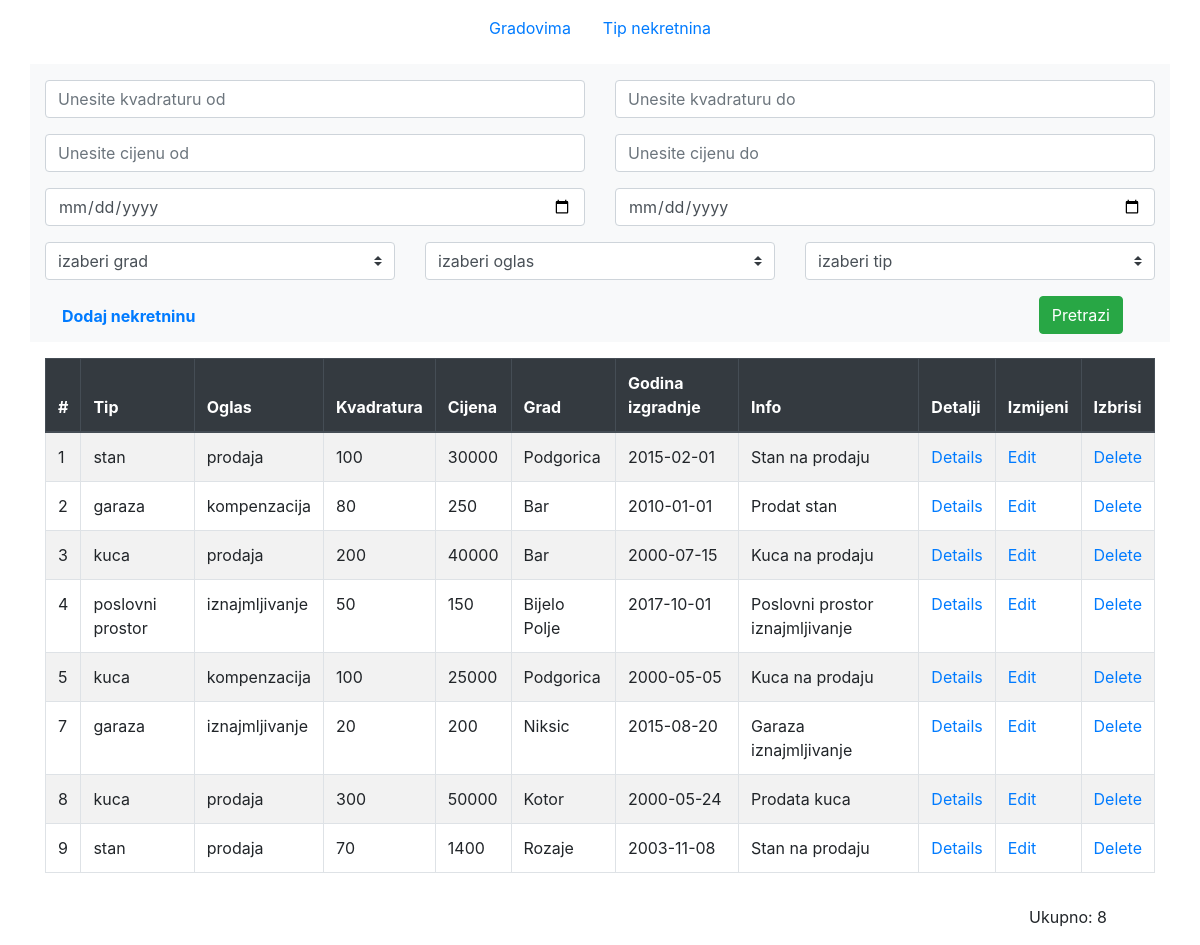
/agencija-za-nekretnine/index.php, run on the app's committed database.
### tables this page shows
CREATE TABLE `real_estate` (
  `id` int(11) NOT NULL,
  `size` varchar(255) NOT NULL,
  `price` varchar(255) NOT NULL,
  `construction_year` date NOT NULL,
  `info` varchar(255) DEFAULT NULL,
  `image` varchar(255) DEFAULT './uploads/no_image.png',
  `city_id` int(11) DEFAULT NULL,
  `ad_id` int(11) DEFAULT NULL,
  `type_of_real_estate_id` int(11) DEFAULT NULL
);

CREATE TABLE `type_of_real_estate` (
  `id` int(11) NOT NULL,
  `name` varchar(255) NOT NULL
);

CREATE TABLE `ad` (
  `id` int(11) NOT NULL,
  `name` varchar(255) NOT NULL
);

CREATE TABLE `city` (
  `id` int(11) NOT NULL,
  `name` varchar(255) NOT NULL
);

### agencija-za-nekretnine/index.php (the view, shortened to what this page needs)
<?php
    include 'db_conn.php';
    $where_arr = [];
    $where_arr[] = " 1=1 ";
    $where_str = implode( "AND",$where_arr);
    $upit = "SELECT real_estate.*,
                    city.name as city_name,
                    ad.name as ad_name,
                    type_of_real_estate.name as type_of_real_estate_name
            FROM real_estate, city, ad, type_of_real_estate
            WHERE $where_str
            AND real_estate.city_id = city.id
            AND real_estate.ad_id = ad.id
            AND real_estate.type_of_real_estate_id = type_of_real_estate.id
            ORDER BY real_estate.id ASC";
    $result = mysqli_query($db_conn, $upit);
    $count = mysqli_num_rows($result);
?>
<!DOCTYPE html>
<html lang="en">
<head>
    <?php include 'bootstrap.php' ?>
</head>
<body>
    <ul class="nav justify-content-center mt-2 mb-3">
        <li class="nav-item">
            <a class="nav-link active" href="./manage_city.php">Gradovima</a>
        </li>
        <li class="nav-item">
            <a class="nav-link active" href="./manage_type_of_real_estate.php">Tip nekretnina</a>
        </li>
    </ul>
    <div class="container bg-light">
    <form action="./index.php" method="GET">
    <div class="row">
        <div class="col mt-3">
            <input class="form-control" type="number" name="size1" placeholder="Unesite kvadraturu od">
        </div>
        <div class="col mt-3">
            <input class="form-control" type="number" name="size2" placeholder="Unesite kvadraturu do">
        </div>
    </div>
    <div class="row">
        <div class="col mt-3">
            <input class="form-control" type="number" name="price1" placeholder="Unesite cijenu od">
        </div>
        <div class="col mt-3">
            <input class="form-control" type="number" name="price2" placeholder="Unesite cijenu do">
        </div>
    </div>
    <div class="row">
        <div class="col mt-3">
            <input class="form-control" type="date" name="date1" placeholder="Unesite datum od">
        </div>
        <div class="col mt-3">
            <input class="form-control" type="date" name="date2" placeholder="Unesite datum do">
        </div>
    </div>
    <div class="row">
        <div class="col mt-3">
        <select class="custom-select" name="city_id" id="">
            <option value="">izaberi grad</option>
        </select>
        </div>
        <div class="col mt-3">
        <select class="custom-select" name="ad_id" id="">
            <option value="">izaberi oglas</option>
        </select>
        </div>
        <div class="col mt-3">
        <select class="custom-select" name="type_of_real_estate_id" id="">
            <option value="">izaberi tip</option>
        </select>
        </div>
        </div>
        <div class="row">
            <a class="nav-link active mt-3 ml-3" href="./create_real_estate.php"><b>Dodaj nekretninu</b></a>
            <div class="col mb-2 mr-3">
                <button class=" btn btn-success mt-3 float-right mr-3">Pretrazi</button>
            </div>
        </div>
        </div>
    <div class="container mt-3">
    <table class="table table-striped table-bordered">
        <thead class="thead-dark">
            <tr>
                <th>#</th>
                <th>Tip</th>
                <th>Oglas</th>
                <th>Kvadratura</th>
                <th>Cijena</th>
                <th>Grad</th>
                <th>Godina izgradnje</th>
                <th>Info</th>
                <th>Detalji</th>
                <th>Izmijeni</th>
                <th>Izbrisi</th>
            </tr>
        </thead>
        <tbody>
        <?php
            while($row = mysqli_fetch_assoc($result) ){
                $temp_id = $row['id'];
                $linkDetails = "<a href=\"details_real_estate.php?id=$temp_id\">Details</a>";
                $linkEdit = "<a href=\"edit_form_real_estate.php?id=$temp_id\">Edit</a>";
                $linkDelete = "<a href=\"delete_real_estate.php?id=$temp_id\">Delete</a>";
                echo "<tr>";
                echo "  <td>".$row['id']."</td>";
                echo "  <td>".$row['type_of_real_estate_name']."</td>";
                echo "  <td>".$row['ad_name']."</td>";
                echo "  <td>".$row['size']."</td>";
                echo "  <td>".$row['price']."</td>";
                echo "  <td>".$row['city_name']."</td>";
                echo "  <td>".$row['construction_year']."</td>";
                echo "  <td>".$row['info']."</td>";
                echo "  <td>".$linkDetails."</td>";
                echo "  <td>".$linkEdit."</td>";
                echo "  <td>".$linkDelete."</td>";
                echo "</tr>";
            }
        ?>
        </tbody>
    </table>
    <p class="mt-3 mr-5 float-right">Ukupno: <?=$count?></p>
    </div>
</body>
</html>

### agencija-za-nekretnine/bootstrap.php (shortened to what this page needs)
<link rel="stylesheet" href="https://stackpath.bootstrapcdn.com/bootstrap/4.3.1/css/bootstrap.min.css">

### data on the page
real_estate: id "1", type_of_real_estate.name "stan", ad.name "prodaja", size "100", price "30000", city.name "Podgorica", construction_year "2015-02-01", info "Stan na prodaju"
real_estate: id "2", type_of_real_estate.name "garaza", ad.name "kompenzacija", size "80", price "250", city.name "Bar", construction_year "2010-01-01", info "Prodat stan"
real_estate: id "3", type_of_real_estate.name "kuca", ad.name "prodaja", size "200", price "40000", city.name "Bar", construction_year "2000-07-15", info "Kuca na prodaju"
real_estate: id "4", type_of_real_estate.name "poslovni prostor", ad.name "iznajmljivanje", size "50", price "150", city.name "Bijelo Polje", construction_year "2017-10-01", info "Poslovni prostor iznajmljivanje"
real_estate: id "5", type_of_real_estate.name "kuca", ad.name "kompenzacija", size "100", price "25000", city.name "Podgorica", construction_year "2000-05-05", info "Kuca na prodaju"
real_estate: id "7", type_of_real_estate.name "garaza", ad.name "iznajmljivanje", size "20", price "200", city.name "Niksic", construction_year "2015-08-20", info "Garaza iznajmljivanje"
real_estate: id "8", type_of_real_estate.name "kuca", ad.name "prodaja", size "300", price "50000", city.name "Kotor", construction_year "2000-05-24", info "Prodata kuca"
real_estate: id "9", type_of_real_estate.name "stan", ad.name "prodaja", size "70", price "1400", city.name "Rozaje", construction_year "2003-11-08", info "Stan na prodaju"

### other printed values
$count "8"
